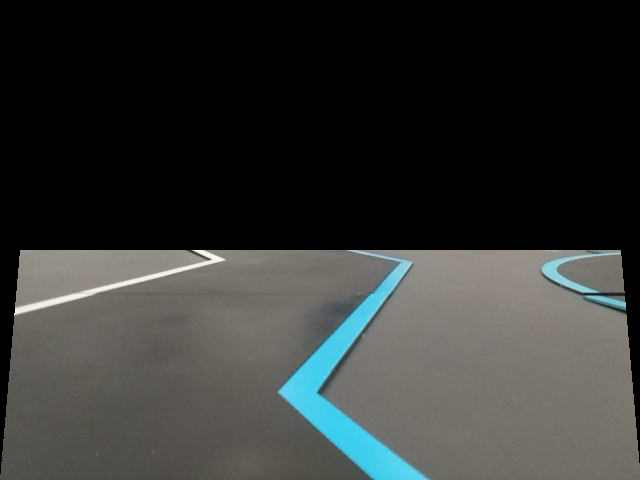
#> input picture 01.png, 640 x 480 px
$ python -i lane_detect.py   (imports and definitions only)
#> lines starting #> are read from the running program, lines starting #| are printed output that depends on the picture; after the words box and inside, x2 and y2 are one past the last pixel; in counts of white or black regions, pixels touching at a corner belong together
#> further down, picture is the input picture: shape (480, 640, 3); mean B, G, R 51.5, 53.5, 51.3
#!/usr/bin/env python
# -*- coding: utf-8 -*-

'''
의미없는 문장들도 있음.
(쓰려다가 만 것들)
'''


import numpy as np
import cv2


class Info:
    # [13 lines left out: function __init__, not called in this run]


class Line:


    def __init__(self, x1, y1, x2, y2):

        self.x1 = np.float32(x1)
        self.y1 = np.float32(y1)
        self.x2 = np.float32(x2)
        self.y2 = np.float32(y2)

        self.slope = self.get_slope()
        self.bias = self.get_bias()

    def get_slope(self):
        return (self.y2 - self.y1) / (self.x2 - self.x1 + np.finfo(float).eps)

    def get_bias(self):
        return self.y1 - self.slope * self.x1

    def get_coords(self):
        return np.array([self.x1, self.y1, self.x2, self.y2])

    # [5 lines left out: function set_coords, not called in this run]

    def draw(self, img, color=[255, 0, 0], thickness=10):
        cv2.line(img, (self.x1, self.y1), (self.x2, self.y2), color, thickness)


def hough_lines_detection(img, rho, theta, threshold, min_line_len, max_line_gap):
    """
    허프 라인 인식
    """
    lines = cv2.HoughLinesP(img, rho, theta, threshold, np.array([]), minLineLength=min_line_len,
                            maxLineGap=max_line_gap)
    return lines


# [9 lines left out: function weighted_img, not called in this run]


def compute_lane_from_candidates(line_candidates, img_shape):
    """
    대표라인 찾기
    """

    # 기울기로 분류
    # pos_lines = [l for l in line_candidates if l.slope >
    #             0 and l.x1 < (img_shape[1] // 2)]
    # neg_lines = [l for l in line_candidates if l.slope <
    #             0 and l.x1 > (img_shape[1] // 2)]

    left_lines = [l for l in line_candidates if l.x1 < img_shape[1] // 2]
    right_lines = [l for l in line_candidates if l.x1 > img_shape[1] // 2]


    # left 라인들로 추정되는 애들의 절편값들의 평균
    left_bias = np.median([l.bias for l in left_lines]).astype(int)
    # 기울기들의 평균
    left_slope = np.median([l.slope for l in left_lines])

    # 화면에 꽉차게 좌표 설정
    if left_slope < 0:
        x1, y1 = 0, left_bias
        x2, y2 = -np.int32(np.round(left_bias / left_slope)), 0

    # 결국 위와 똑같지만, 선을 그릴때, 좌표로 점을 찍을거기때문에 굳이 이렇게 x, y 좌표 설정해줘야함
    else:
        x1, y1 = 0, left_bias
        x2, y2 = np.int32(np.round(480 / left_slope)) - \
            np.int32(np.round(left_bias / left_slope)), 480

    left_lane = Line(x1, y1, x2, y2)


    right_bias = np.median([l.bias for l in right_lines]).astype(int)
    right_slope = np.median([l.slope for l in right_lines])

    if right_slope < 0:
        x1, y1 = 0, right_bias
        x2, y2 = -np.int32(np.round(right_bias / right_slope)), 0

    else:
        x1, y1 = 0, right_bias
        x2, y2 = np.int32(np.round(480 / right_slope)) - \
            np.int32(np.round(right_bias / right_slope)), 480

    print(x1, y1, x2, y2)
    right_lane = Line(x1, y1, x2, y2)

    return left_lane, right_lane


def get_lane_lines(img_bird, solid_lines=True):
    """
    차선 얻기
    """
#> called with solid_lines = True

    # gray scailing
    img_gray = cv2.cvtColor(img_bird, cv2.COLOR_BGR2GRAY)
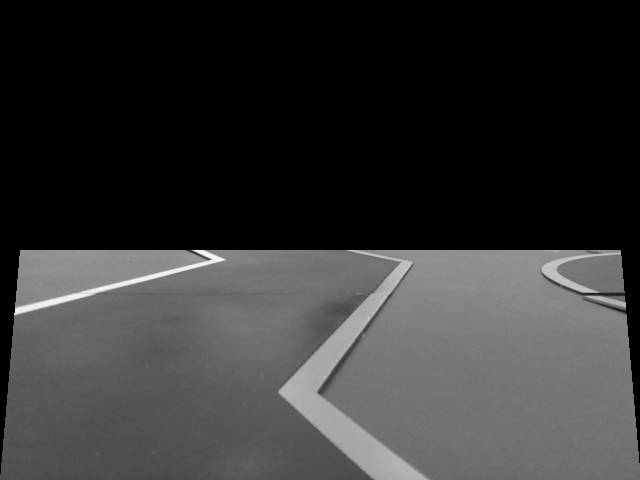
#> img_gray: shape (480, 640); min 0, max 246, mean 52.6

    # blur 처리
    img_blur = cv2.GaussianBlur(img_gray, (17, 17), 0)
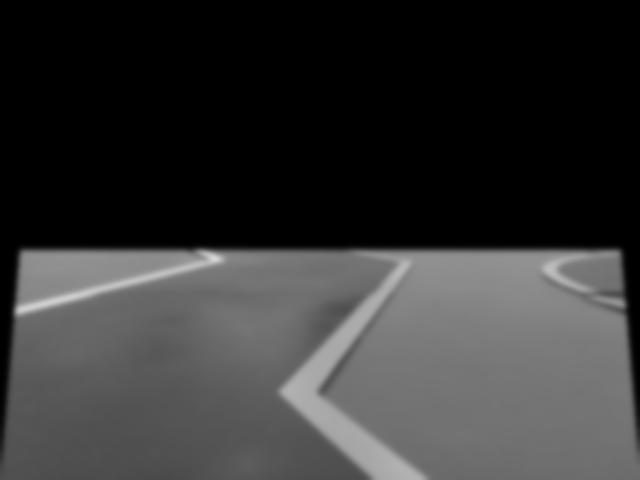
#> img_blur: shape (480, 640); min 0, max 216, mean 52.6

    # 캐니엣지
    img_edge = cv2.Canny(img_blur, threshold1=50, threshold2=80)
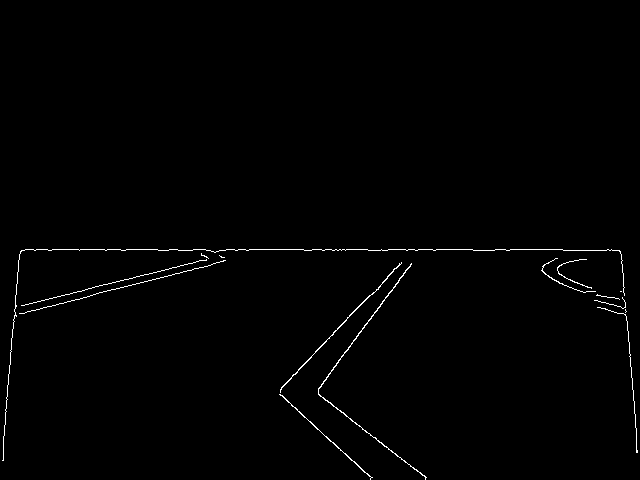
#> img_edge: shape (480, 640); 0.8% white in thin lines or dots, all inside (x1, y1, x2, y2) = (2, 249, 638, 480)

    # 허프 라인 검출
    detected_lines = hough_lines_detection(img=img_edge,
                                           rho=2,
                                           theta=np.pi / 180,
                                           threshold=1,
                                           min_line_len=15,
                                           max_line_gap=5)
#> in hough_lines_detection, `lines = cv2.HoughLinesP(img, rho, theta, threshold, np.array([]), minL..`: lines = 46 rows, first 6: [208, 265, 223, 261], [235, 250, 270, 249], [93, 294, 167, 276], [13, 328, 14, 309], [279, 394, 360, 467], [406, 250, 464, 249]
#> detected_lines has the same summary as lines in hough_lines_detection

    # 허프변환을 통해 얻은 선들의 좌표를 Line함수에 입력해서 기울기와 절편 계산
    detected_lines = [Line(l[0][0], l[0][1], l[0][2], l[0][3])
                      for l in detected_lines]
#> detected_lines = 46 items


    # 라인결정(solid_lines)를 선택한 경우, 라인들의 기울기와 절편을 통해 라인별 Line class들을 후보군에 포함시키기
    if solid_lines:
        candidate_lines = []
        for line in detected_lines:
            # 30도에서 60도 사이의 각만 넣음 (수치 조정 중. 원랜 0.5 ~ 2)
            if 0.2 <= np.abs(line.slope) <= 15:
                candidate_lines.append(line)
#> this loop made 46 passes
#> after the loop, candidate_lines = 27 items

        # 왼쪽 대표라인, 오른쪽 대표라인의 좌표값이 있는 class를 받아옴
        lane_lines = compute_lane_from_candidates(
            candidate_lines, img_gray.shape)
#> in compute_lane_from_candidates, `left_lines = [l for l in line_candidates if l.x1 < img_shape[1] // 2]`: left_lines = 14 items
#> in compute_lane_from_candidates, `right_lines = [l for l in line_candidates if l.x1 > img_shape[1] // 2]`: right_lines = 13 items
#> in compute_lane_from_candidates, `left_bias = np.median([l.bias for l in left_lines]).astype(int)`: left_bias = 316
#> in compute_lane_from_candidates, `left_slope = np.median([l.slope for l in left_lines])`: left_slope = -0.27
#> in compute_lane_from_candidates, `x1, y1 = 0, left_bias`: x1 = 0; y1 = 316
#> in compute_lane_from_candidates, `x2, y2 = -np.int32(np.round(left_bias / left_slope)), 0`: x2 = 1172; y2 = 0
#> in compute_lane_from_candidates, `right_bias = np.median([l.bias for l in right_lines]).astype(int)`: right_bias = 176
#> in compute_lane_from_candidates, `right_slope = np.median([l.slope for l in right_lines])`: right_slope = 0.208
#> in compute_lane_from_candidates, `x1, y1 = 0, right_bias`: y1 = 176
#> in compute_lane_from_candidates, `x2, y2 = np.int32(np.round(480 / right_slope)) - \ np.int32(np.round(r..`: x2 = 1459; y2 = 480
#| 0 176 1459 480
    else:
        # solid_lines = False로 되어있으면, 그냥 허프변환한 결과만 그대로 도출
        lane_lines = detected_lines

    return lane_lines


# [80 lines left out: functions birdeye_view, region_of_interest, img_processing, not called in this run]

>>> import cv2
>>> picture = cv2.imread('01.png')
>>> result = get_lane_lines(picture)
